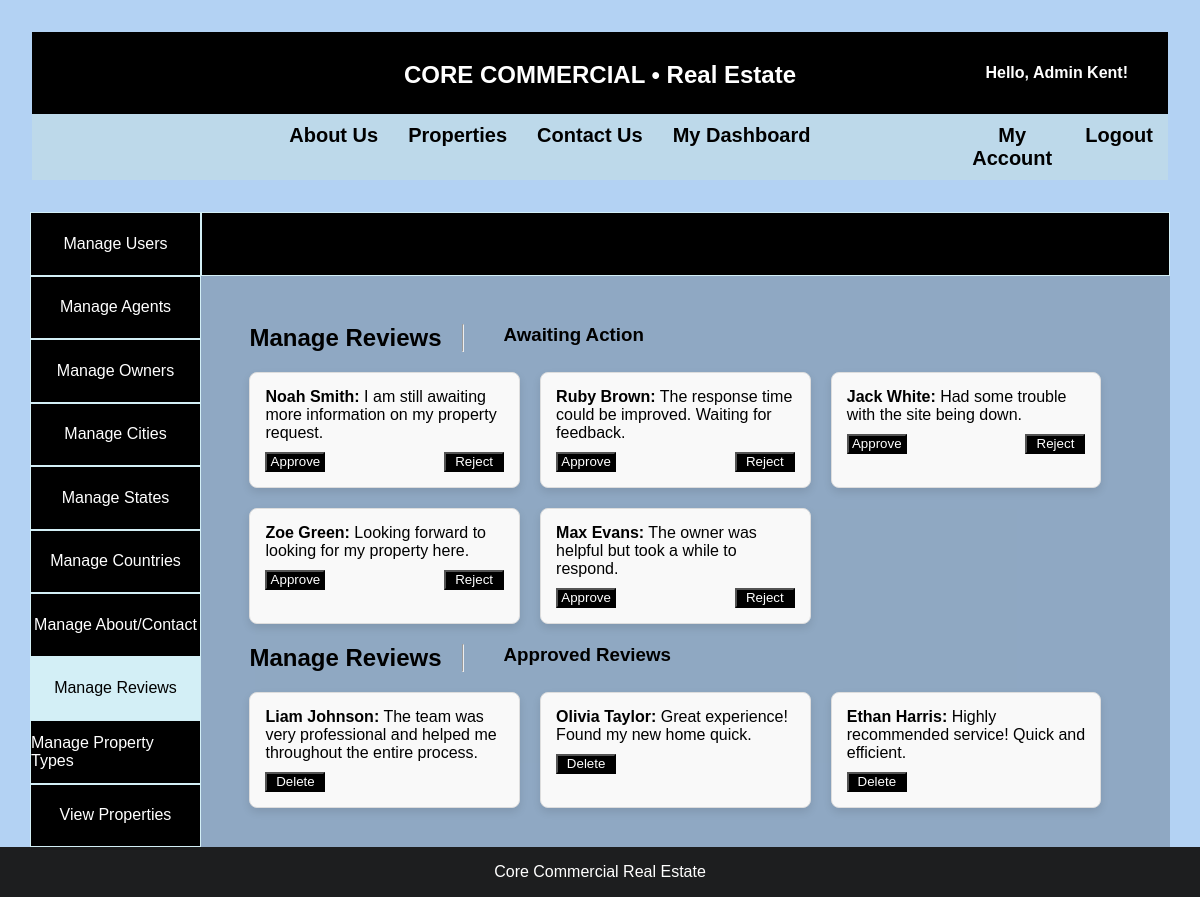
Page /admin/manage-reviews.php (signed in) on the committed database.
### tables this page shows
CREATE TABLE IF NOT EXISTS reviews (
    id INT AUTO_INCREMENT PRIMARY KEY,
    user_id INT NOT NULL, 
    review_text TEXT NOT NULL,
    status ENUM('awaiting', 'approved', 'rejected') NOT NULL DEFAULT 'awaiting',
    created_at TIMESTAMP DEFAULT CURRENT_TIMESTAMP,
    FOREIGN KEY (user_id) REFERENCES users(id) ON DELETE CASCADE
);

CREATE TABLE IF NOT EXISTS users (
    id INT AUTO_INCREMENT PRIMARY KEY,
    name VARCHAR(100) NOT NULL,
    email VARCHAR(100) NOT NULL UNIQUE,
    password VARCHAR(255) NOT NULL,  
    phone VARCHAR(20),
    type ENUM('customer', 'owner', 'admin') NOT NULL
);

### includes/content-functions.php (called while the page is built, shortened)
<?php
function getAwaitingReviews($pdo) {
    $statement = $pdo->prepare("SELECT r.id, r.review_text, u.name, r.status FROM reviews r JOIN users u ON r.user_id = u.id WHERE r.status = 'awaiting'");
    $statement->execute();
    return $statement->fetchAll(PDO::FETCH_ASSOC);
}
function getApprovedReviews($pdo) {
    $statement = $pdo->prepare("SELECT r.id, r.review_text, u.name, r.status FROM reviews r JOIN users u ON r.user_id = u.id WHERE r.status = 'approved'");
    $statement->execute();
    return $statement->fetchAll(PDO::FETCH_ASSOC);
}

### admin/manage-reviews.php (the view, shortened to what this page needs)
<?php
include '../includes/db.php';
include '../includes/content-functions.php';
$awaitingReviews = getAwaitingReviews($pdo);
$approvedReviews = getApprovedReviews($pdo);
?>
<!DOCTYPE html>
<html lang="en">
<head>
    <link rel="stylesheet" href="../assets/css/style.css">
</head>
<body>
    <div class="admin-dashboard">
        <header class="navbar">
            <nav class="nav-bar-container">
                <div class="nav-left">
                    <h1><a href="../index.php"><b>CORE COMMERCIAL</b> • Real Estate</a></h1>
                </div>
                <div class="nav-right">
                    <?php if (isset($_SESSION['user_id'])): ?>
                        <span id="greeting">Hello, <?php echo htmlspecialchars($_SESSION['name']); ?>!</span>
                    <?php endif; ?>
                </div>
            </nav>
            <nav class="nav-links">
                <ul>
                    <div class="centered-links">
                        <li><a href="../about.php">About Us</a></li>
                        <li><a href="../customer/properties.php">Properties</a></li>
                        <li><a href="../contact.php">Contact Us</a></li>
                        <li><a href="dashboard.php">My Dashboard</a></li>
                    </div>
                    <div class="right-hand-links">
                        <li><a href="../my_account.php">My Account</a></li>
                        <li><a href="../logout.php">Logout</a></li>
                    </div>
                </ul>
            </nav>
        </header>
        <main class="admin-overview">
            <div class="admin-menu">
                <div class="admin-button">
                    <a href="manage-users.php">Manage Users</a>
                </div>
                <div class="admin-button">
                    <a href="manage-agents.php">Manage Agents</a>
                </div>
                <div class="admin-button">
                    <a href="manage-owners.php">Manage Owners</a>
                </div>
                <div class="admin-button">
                    <a href="manage-cities.php">Manage Cities</a>
                </div>
                <div class="admin-button">
                    <a href="manage-states.php">Manage States</a>
                </div>
                <div class="admin-button">
                    <a href="manage-countries.php">Manage Countries</a>
                </div>
                <div class="admin-button">
                    <a href="manage-content.php">Manage About/Contact</a>
                </div>
                <div class="admin-button" style="background-color: #d3eff6;">
                    <a href="manage-reviews.php" style="color: black">Manage Reviews</a>
                </div>
                <div class="admin-button">
                    <a href="manage-property-types.php">Manage Property Types</a>
                </div>
                <div class="admin-button">
                    <a href="view-properties.php">View Properties</a>
                </div>
            </div>
            <div class="admin-stats">
                <div class="admin-title"></div>
                <div class="object-list">
                    <h2>Manage Reviews</h2>
                    <hr><br>
                    <h3>Awaiting Action</h3>
                    <div class="reviews-grid">
                        <?php foreach ($awaitingReviews as $review): ?>
                            <div class="review-item">
                                <p><strong><?php echo htmlspecialchars($review['name']); ?>:</strong>
                                    <?php echo htmlspecialchars($review['review_text']); ?></p>
                                <form method="POST" class="review-actions">
                                    <button type="submit" name="action" value="approve"
                                        class="admin-review-button">Approve</button>
                                    <button type="submit" name="action" value="reject"
                                        class="admin-review-button">Reject</button>
                                </form>
                            </div>
                        <?php endforeach; ?>
                    </div>
                    <h2>Manage Reviews</h2>
                    <hr><br>
                    <h3>Approved Reviews</h3>
                    <div class="reviews-grid">
                        <?php foreach ($approvedReviews as $review): ?>
                            <div class="review-item">
                                <p><strong><?php echo htmlspecialchars($review['name']); ?>:</strong>
                                    <?php echo htmlspecialchars($review['review_text']); ?></p>
                                <form method="POST" class="review-actions">
                                    <button type="submit" name="action" value="delete"
                                        class="admin-review-button">Delete</button>
                                </form>
                            </div>
                        <?php endforeach; ?>
                    </div>
                </div>
            </div>
        </main>
        <footer>
            <p>Core Commercial Real Estate</p>
        </footer>
    </div>
</body>
</html>

### assets/css/style.css (style rules this page uses)
* { margin: 0; padding: 0; box-sizing: border-box; }
html, body { height: 100%; width: 100%; overflow-x: hidden; display: flex; flex-direction: column; }
header { color: white; padding: 2rem; font-family: 'Lucida Sans', 'Lucida Sans Regular', 'Lucida Grande', 'Lucida Sans Unicode', Geneva, Verdana, sans-serif; text-align: center; width: 100%; z-index: 1; position: relative; }
nav ul { list-style: none; display: flex; padding: 1rem; font-size: 20px; }
nav ul li { margin: 0 1rem; }
nav ul li a { color: rgb(0, 0, 0); text-decoration: none; transition: color 0.3s; }
nav h1 { padding-bottom: 15px; padding-top: 19px; background-color: black; color: white; text-align: center; position: relative; }
.centered-links { display: flex; width: 90%; justify-content: center; padding-left: 10%; }
.right-hand-links { display: flex; flex-direction: row; }
#greeting { color: white; font-weight: bold; position: absolute; right: 20px; top: 50%; transform: translateY(-50%); white-space: nowrap; }
.nav-right { position: absolute; right: 20px; }
.nav-left h1 { margin: 0; font-size: 24px; text-align: center; }
.nav-left h1 a { color: #fff; text-decoration: none; }
.nav-links { background-color: rgba(191, 218, 233, 0.9); padding: 10px 0; text-align: center; }
.nav-links ul { margin: 0; padding: 0; list-style: none; }
.nav-links ul li { display: inline; margin: 0 15px; }
.nav-links ul li a { text-decoration: none; color: black; font-weight: bold; }
.nav-bar-container { display: flex; justify-content: center; align-items: center; background-color: #000; color: white; padding: 10px 0; position: relative; }
footer { background-color: rgba(24, 24, 24, 0.97); color: white; text-align: center; padding: 1rem; width: 100%; font-family: 'Lucida Sans', 'Lucida Sans Regular', 'Lucida Grande', 'Lucida Sans Unicode', Geneva, Verdana, sans-serif; }
.admin-dashboard { width: 100vw; height: 100vh; background: rgb(179, 210, 243); display: flex; flex-direction: column; justify-content: center; align-items: center; }
.admin-overview { display: flex; height: 86%; width: 95%; justify-content: space-between; background-color: rgba(0, 0, 0, 0.2); font-family: 'Lucida Sans', 'Lucida Sans Regular', 'Lucida Grande', 'Lucida Sans Unicode', Geneva, Verdana, sans-serif; overflow: hidden; }
.admin-menu { display: flex; flex-direction: column; height: 100%; width: 15%; background-color: rgb(0, 0, 0); }
.admin-button { display: flex; justify-content: center; align-items: center; border: 1px solid #d3eff6; background-color: black; color: white; height: 30%; width: 100%; transform: 0.3s ease; }
.admin-button a { color: white; text-decoration: none; display: block; width: 100%; height: 100%; display: flex; justify-content: center; align-items: center; }
.admin-stats { display: flex; flex-direction: column; width: 85%; height: 100%; overflow: hidden; }
.admin-title { display: flex; align-items: center; padding-left: 15%; width: 100%; height: 10%; border: 1px solid #d3eff6; background-color: black; color: white; }
.object-list { padding: 5%; display: flex; flex-wrap: wrap; gap: 20px; width: 100%; height: 90%; overflow-y: auto; }
.reviews-grid { display: flex; flex-wrap: wrap; gap: 20px; }
.review-item { background-color: #f9f9f9; padding: 15px; border: 1px solid #ddd; width: calc(33.33% - 20px); box-shadow: 0 4px 8px rgba(0, 0, 0, 0.1); border-radius: 8px; }
.review-actions { margin-top: 10px; display: flex; justify-content: space-between; }
.admin-review-button { background-color: #000; color: #fff; width: 60px; height: 20px; }

### rows in the picture
reviews: user.name "Noah Smith", review_text "I am still awaiting more information on my property request."
reviews: user.name "Ruby Brown", review_text "The response time could be improved. Waiting for feedback."
reviews: user.name "Jack White", review_text "Had some trouble with the site being down."
reviews: user.name "Zoe Green", review_text "Looking forward to looking for my property here."
reviews: user.name "Max Evans", review_text "The owner was helpful but took a while to respond."
reviews: user.name "Liam Johnson", review_text "The team was very professional and helped me throughout the entire process."
reviews: user.name "Olivia Taylor", review_text "Great experience! Found my new home quick."
reviews: user.name "Ethan Harris", review_text "Highly recommended service! Quick and efficient."

### other values in the picture
$_SESSION['name'] "Admin Kent"
